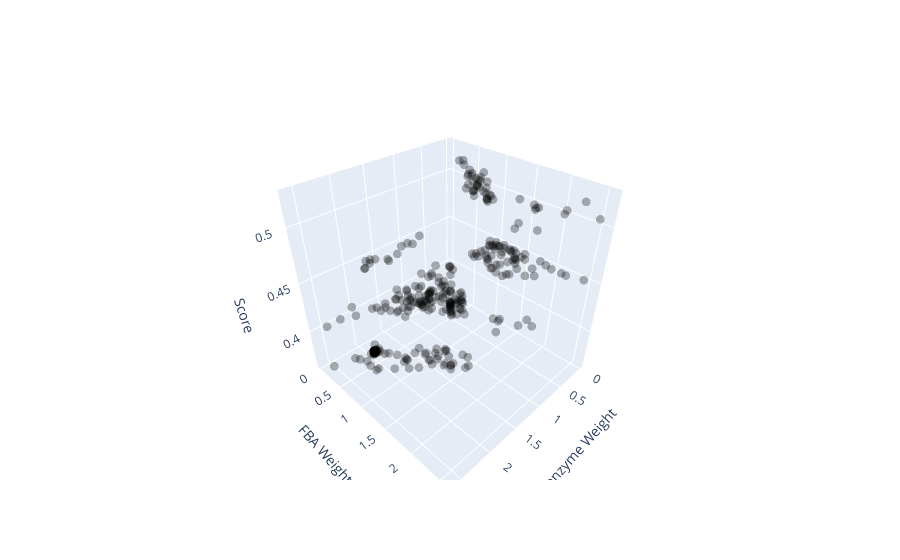

The notebook cell this image was saved under:
### Code cell
fig = go.Figure(data=[go.Scatter3d(x=[data['all_runs'][i][0] for i in data['all_runs']], 
                                   y=[data['all_runs'][i][1] for i in data['all_runs']], 
                                   z=[float(i) for i in data['all_runs']],
                                   mode='markers',
                                   marker=dict(color='black', size=3, opacity=0.3))])
fig.update_layout(scene = dict(
                    xaxis_title='Selenzyme Weight',
                    yaxis_title='FBA Weight',
                    zaxis_title='Score'))
fig.show()

### Figure 1 — Plotly figure (JSON) as saved in the notebook; plotly's stock layout.template omitted (floating-point values rounded to 4 significant figures; data arrays with more than 128 entries replaced by an {"elided": "..."} marker saying what was removed)
{"data": [{"marker": {"color": "black", "opacity": 0.3, "size": 3}, "mode": "markers", "type": "scatter3d", "x": {"elided": "338 float values"}, "y": {"elided": "338 float values"}, "z": {"elided": "338 float values"}}], "layout": {"scene": {"xaxis": {"title": {"text": "Selenzyme Weight"}}, "yaxis": {"title": {"text": "FBA Weight"}}, "zaxis": {"title": {"text": "Score"}}}}}
